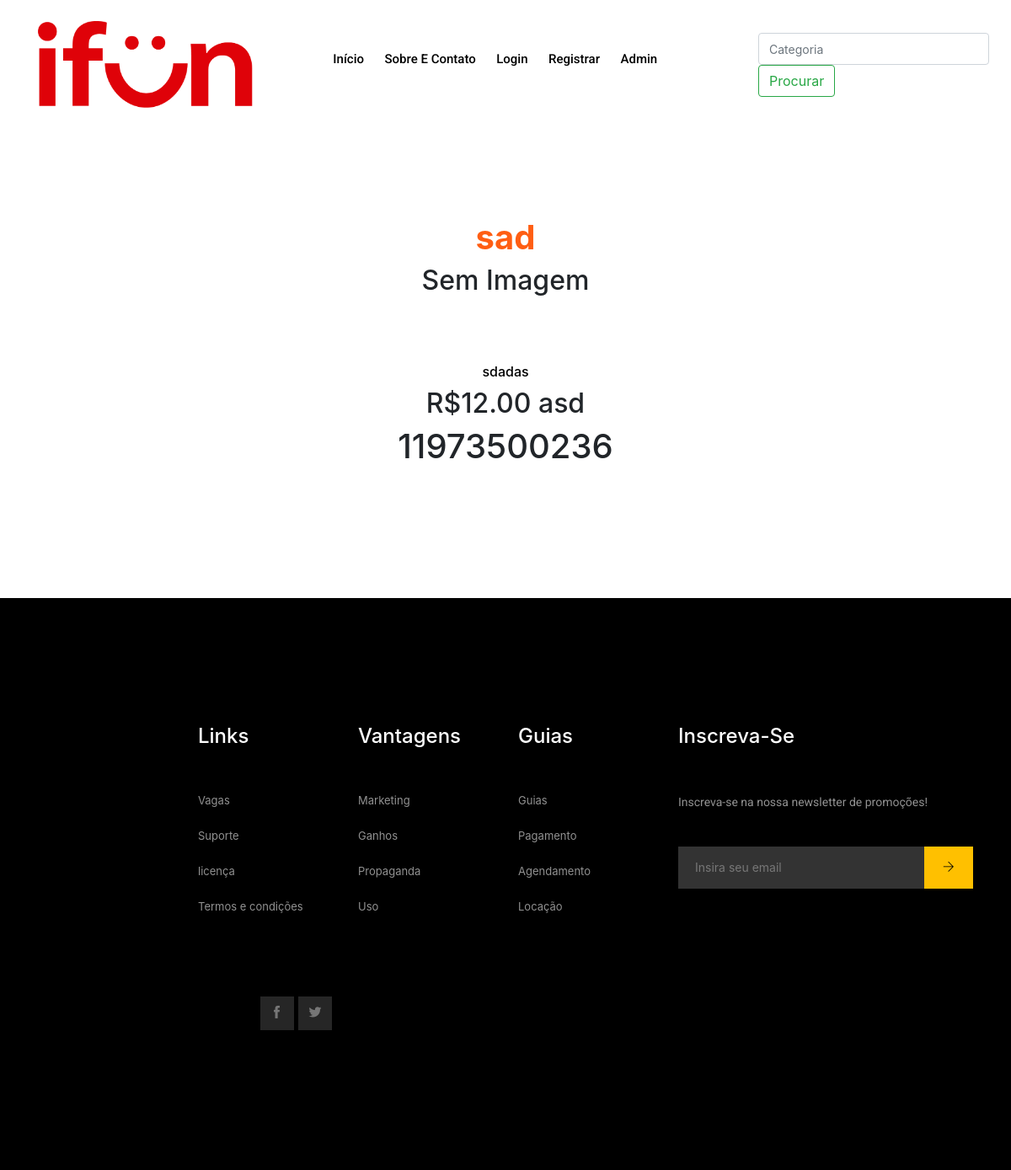
Screenshot of /services/1 with the database file from the repository.
### services/models.py (models this page shows, shortened)
class service(models.Model):
    title = models.CharField(max_length=50)
    city = models.CharField(max_length=30)
    state = models.CharField(max_length=25)
    startTime = models.TimeField()
    endTime = models.TimeField()
    price = models.DecimalField(decimal_places=2, max_digits=6)
    priceType = models.CharField(max_length=50)
    telephone = models.CharField(max_length=11)
    minimunAge = models.IntegerField(null=True, blank=True)
    category = models.CharField(max_length=30) #TODO fazer por SELECT
    image = models.ImageField(upload_to=uploadImagePath, null=True, blank=True)
    description = models.TextField()
    objects = ProductManager()
    def __str__(self):
        return self.title

### services/views.py (the view)
# urls.py: path('services/<int:pk>', serviceDetailView.as_view(), name='service'),
class serviceDetailView(DetailView):
    queryset = service.objects.all()
    template_name = "services/detail.html"
    def get_context_data(self, *args, **kwargs):
        context = super(serviceDetailView,self).get_context_data(*args, **kwargs)
        print(context)
        return (context)

### templates/services/detail.html (shortened to what this page needs)
<!DOCTYPE html>
<html lang="en">
<head>
    <link rel="stylesheet" href="https://stackpath.bootstrapcdn.com/bootstrap/4.1.3/css/bootstrap.min.css"
>
</head>
<body>
</body>
</html>
{% extends "base.html" %}
{% load static %}
{% block content %}
    <div class="bradcam_area bradcam_bg_1" style="background-image: none">
        <div class="container">
            <div class="row">
                <div class="col-xl-12">
                    <div class="bradcam_text text-center">
                        <link rel="stylesheet"
                              href="https://stackpath.bootstrapcdn.com/bootstrap/4.1.3/css/bootstrap.min.css"
>
                        <div class="container-fluid">
                            <h1 style="">
                                <b>
                                    {{ object.title }}
                                </b>
                            </h1>
                            {% if object.image %}
                                <img style="max-width: 60%" src="{{ object.image.url }}" class="img-fluid">
                            {% else %}
                                <h2>Sem Imagem</h2>
                                <br>
                            {% endif %}
                            <br><br>
                            <h2 style="font-size: 16px;color: black">
                                {{ object.description }}
                                <br>
                            </h2>
                            <h2>
                                R${{ object.price }} {{ object.priceType }}
                            </h2>
                            <h1>
                                {{ object.telephone }}
                                <br>
                            </h1>
                        </div>
                    </div>
                </div>
            </div>
        </div>
    </div>
{% endblock %}

### rows the page displays
service: title "sad", description "sdadas", price "12.00", priceType "asd", telephone "11973500236"
